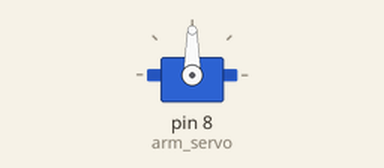
A sketch run on a simulated Arduino Uno, built with avr-gcc and run on an emulated ATmega328P. Shown: servo.

Above: at 0.05 s.
Timing chart, 0 to 4.6 s (numbered marks = the images above):
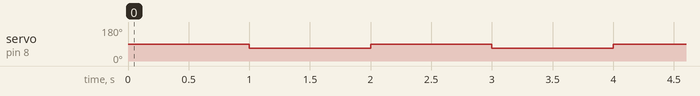

The sketch:

Servo_test.ino
```cpp
#include<Servo.h>

int arm_servo = 8;

Servo arm;

void setup()
{
   // put your setup code here, to run once:
   Serial.begin(9600);
   arm.attach(arm_servo);
   arm.write(68);
}

void loop()
{
   // put your main code here, to run repeatedly:
   arm.write(90);
   delay(1000);
   arm.write(68);
   delay(1000);
}
```

Measured:
- by itself, servo on pin 8 (arm_servo): alternates 90° for 1.0 s and 68° for 1.0 s
